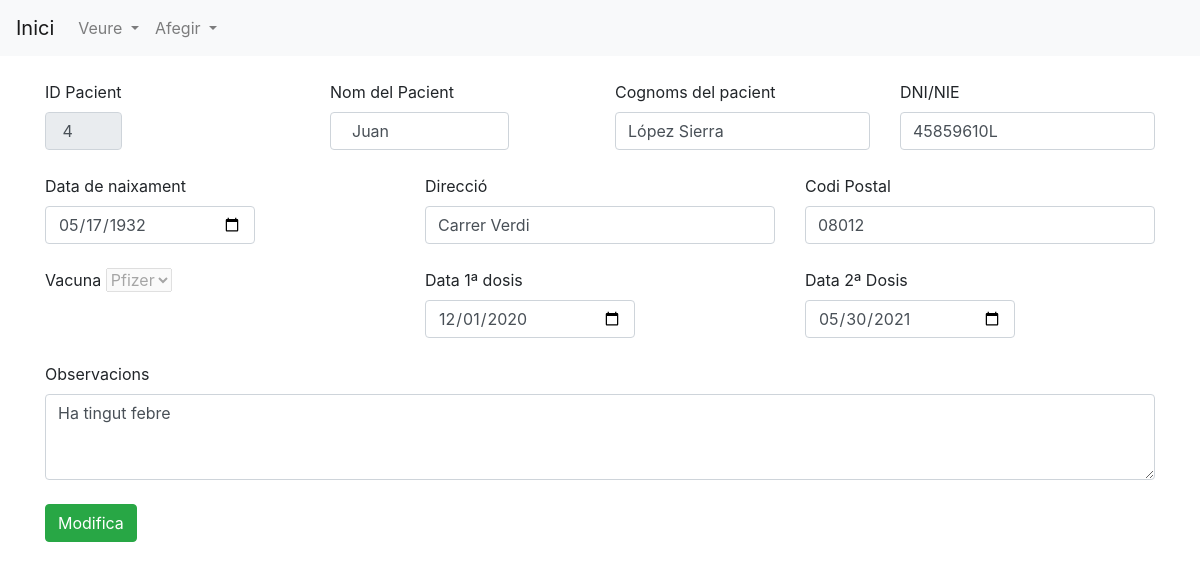
/php/Pacients/formularisPacients/editPacientsForm.php?idPacient=4, run on the app's committed database.
### tables this page shows
CREATE TABLE `pacients` (
  `idPacient` int(11) NOT NULL,
  `NomPacient` varchar(50) NOT NULL,
  `CognomsPacient` varchar(100) NOT NULL,
  `DNI` varchar(11) NOT NULL,
  `DataNaixament` date NOT NULL,
  `Direccio` varchar(100) NOT NULL,
  `CodiPostal` char(6) NOT NULL,
  `DataPrimeraDosi` date NOT NULL,
  `DataSegonaDosi` date DEFAULT NULL,
  `idVacuna` int(11) NOT NULL,
  `Observacions` text DEFAULT NULL
);

CREATE TABLE `vacunes` (
  `idVacuna` int(11) NOT NULL,
  `NomVacuna` varchar(50) NOT NULL,
  `DosisNecesaries` int(2) NOT NULL
);

### php/Pacients/formularisPacients/editPacientsForm.php (the view, shortened to what this page needs)
<?php
echo '
<html>
<head>
    <link rel="stylesheet" href="https://stackpath.bootstrapcdn.com/bootstrap/4.1.1/css/bootstrap.min.css"
>
    <link rel="stylesheet" type="text/css" href="../css/stylepopup.css">
</head>
<body>
<div>
        <nav class="navbar navbar-expand-lg navbar-light bg-light">
            <a class="navbar-brand" href="../../menuprincipal.php">Inici</a>
            <div class="collapse navbar-collapse" id="navbarSupportedContent">
                <ul class="navbar-nav mr-auto">
                    <li class="nav-item dropdown">
                        <a class="nav-link dropdown-toggle" href="#" id="navbarDropdown" role="button"
                            data-toggle="dropdown" aria-haspopup="true" aria-expanded="false">
                            Veure
                        </a>
                    </li>
                    <li class="nav-item dropdown">
                        <a class="nav-link dropdown-toggle" href="#" id="navbarDropdown" role="button"
                            data-toggle="dropdown" aria-haspopup="true" aria-expanded="false">
                            Afegir
                        </a>
                    </li>
                </ul>
            </div>
        </nav>
    </div>
<div>
<br>
';
recollirDades();
function recollirDades()
{
    $idPacient = $_GET['idPacient'];
$host = "localhost";
$user = "root";
$pass = "";
$db = "projectefinal";
$connect = mysqli_connect ($host, $user, $pass, $db) or die ("Error de Connexió");
$sentenciasql = "SELECT * FROM pacients INNER JOIN vacunes ON pacients.idVacuna = vacunes.idVacuna WHERE idPacient = '$idPacient'; ";
$sql= mysqli_query($connect, $sentenciasql);
while($mostrar=mysqli_fetch_array($sql)){
    echo '
    <div class="container">
    <form action="../editPacient.php" method="POST" name="editpacient">
        <div class="row">
            <div class="col">
                <label for="exampleInputEmail1">ID Pacient</label>
                <input type="text" readonly="readonly" class="form-control" name= "idP" value =" '.$mostrar['idPacient'].'"style="width: 30%";>
            </div>
            <div class="col">
                <label for="exampleInputEmail1">Nom del Pacient</label>
                <input type="text" class="form-control" name="nomP" value =" '.$mostrar['NomPacient'].'"style="width: 70%";>
            </div>
            <div class="col">
                <label for="exampleInputEmail1">Cognoms del pacient</label>
                <input type="text" class="form-control" name = "cognomsP" value = "'. $mostrar['CognomsPacient'] .'">
            </div>
            <div class="col">
                <label for="exampleInputEmail1">DNI/NIE</label>
                <input type="text" class="form-control" name = "dniP"  value = "'.$mostrar['DNI'].'">
            </div>
        </div>
        <br>
        <div class="row">
            <div class="col">
                <label for="exampleInputEmail1">Data de naixament</label>
                <input type="date" class="form-control" name = "dataNaixamentP" value = '.$mostrar['DataNaixament'].' style="width: 60%;">
            </div>
            <div class="col">
                <label for="exampleInputEmail1">Direcció</label>
                <input type="text" class="form-control" name = "direccioP" value = "'.$mostrar['Direccio'].'">
            </div>
            <div class="col">
                <label for="exampleInputEmail1">Codi Postal</label>
                <input type="text" class="form-control" name = " codiPostalP" value = "'.$mostrar['CodiPostal'].'">
            </div>
        </div>
        <br>
        <div class="row">
            <div class="col">
                <label for="exampleInputEmail1">Vacuna</label>
                <select class="form-select" aria-label="Default select example" disabled>
                    <option selected name = " '.$mostrar['idVacuna'].'" value="'.$mostrar['idVacuna'].'">'.$mostrar['NomVacuna'].'</option>
                </select>
            </div>
            <div class="col">
                <label for="exampleInputEmail1">Data 1ª dosis</label>
                <input type="date" class="form-control" name = "dPrimeraDosiP" value = '.$mostrar['DataPrimeraDosi'].' style="width: 60%;">
            </div>
            <div class="col">
                <label for="exampleInputEmail1">Data 2ª Dosis</label>
                <input type="date" class="form-control" name = "dSegonaDosiP" value = '.$mostrar['DataSegonaDosi'].' style="width: 60%;">
            </div>
        </div>
        <br>
        <div class="row">
            <div class="col">
                <label for="exampleFormControlTextarea1">Observacions</label>
                <textarea class="form-control" id="exampleFormControlTextarea1" name = "obsP" value = "'.$mostrar['Observacions'].'" rows="3">'.$mostrar['Observacions'].'</textarea>
            </div>
        </div>
        <br>
        <button type="submit" class="btn btn-success">Modifica</button>
    </form>
    </div>
    ';
}
}
echo '
</div>
</body>
</html>
';
?>

### data on the page
pacients: idP "4", nomP "Juan", cognomsP "López Sierra", dniP "45859610L", dataNaixamentP "05/17/1932", direccioP "Carrer Verdi", CodiPostal "08012", idVacuna.NomVacuna "Pfizer", dPrimeraDosiP "12/01/2020", dSegonaDosiP "05/30/2021", obsP "Ha tingut febre"
